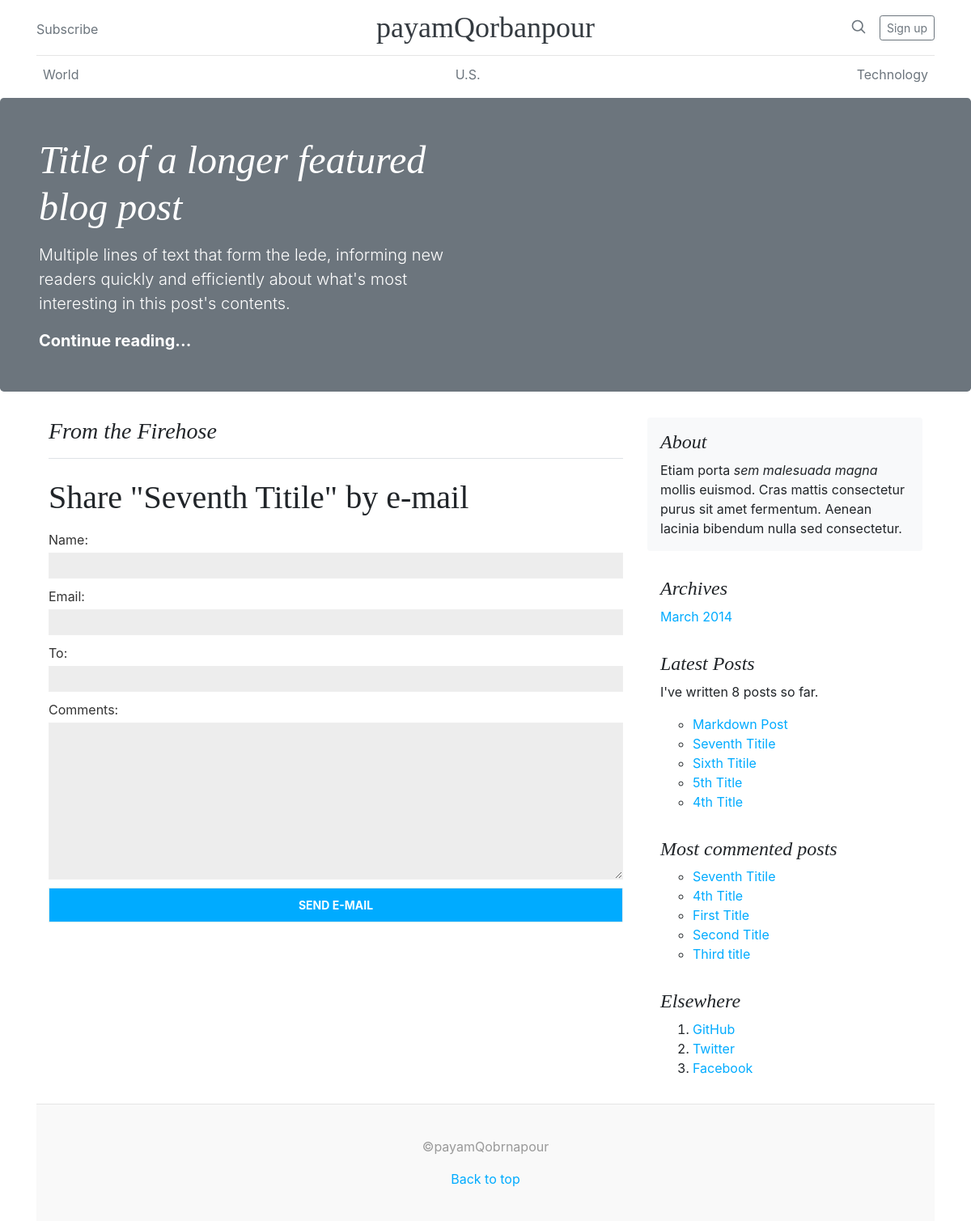
The page /blog/7/share/ on the database as committed earlier.
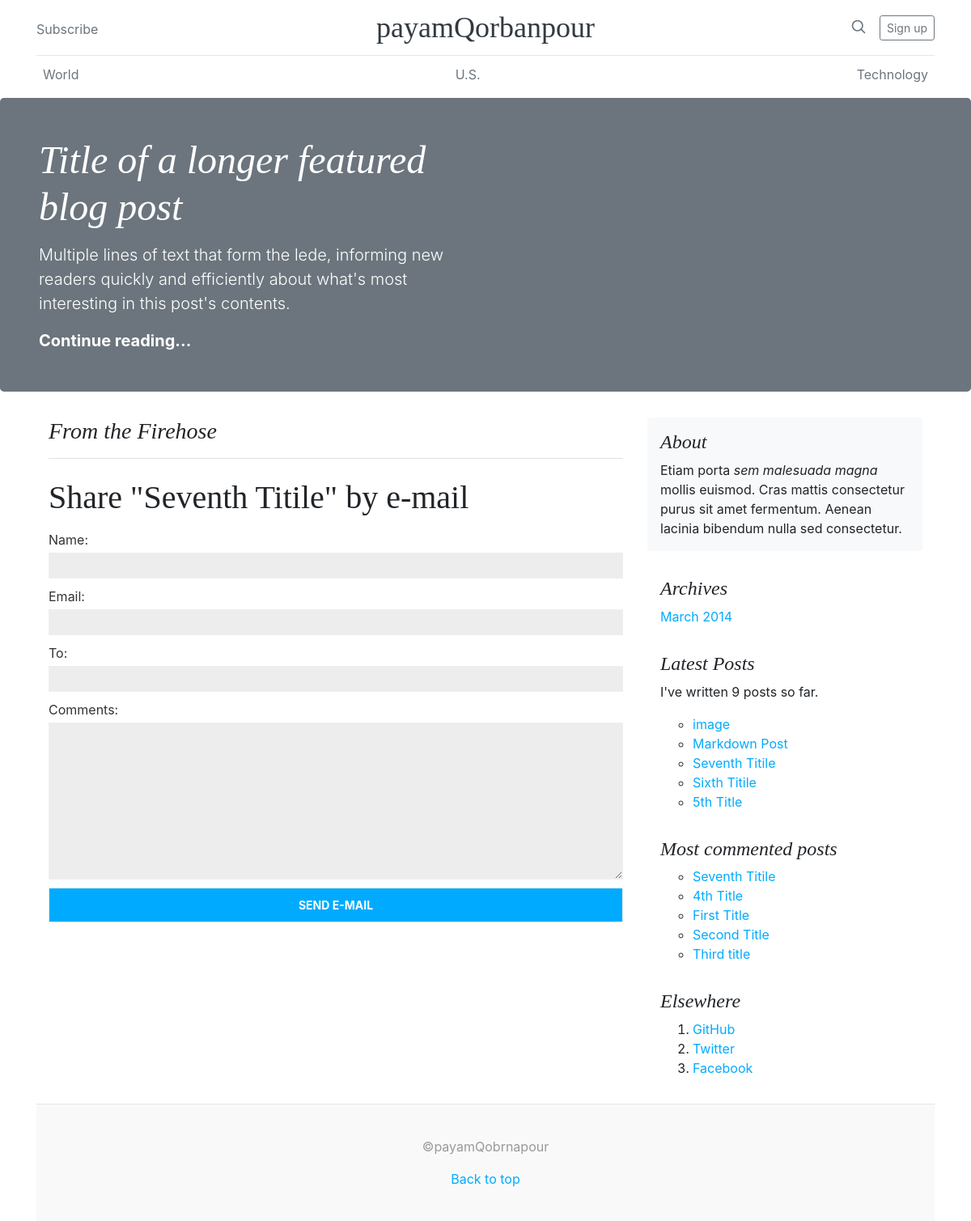
The same page on the database as committed later.
### blog/models.py (models this page shows, shortened)
class Post(models.Model):
    STATUS_CHOICES = (
        ('draft', 'Draft'),
        ('published', 'Published'),
    )
    title = models.CharField(max_length=250)
    slug = models.SlugField(max_length=250, unique_for_date='publish')
    author = models.ForeignKey(User, related_name='blog_posts', on_delete=models.CASCADE)
    image = models.FileField(upload_to=uploadLocation, null=True, blank=True)
    body = models.TextField()
    tags = TaggableManager(blank=True)
    publish = models.DateTimeField(default=timezone.now)
    created = models.DateTimeField(auto_now_add=True)
    updated = models.DateTimeField(auto_now=True)
    status = models.CharField(max_length=10, choices=STATUS_CHOICES, default='draft')
    objects = models.Manager()
    published = PublishedManager()
    class Meta:
        ordering = ('-publish',)
    def get_absolute_url(self):
        return reverse('blog:post_detail', args=[self.publish.year, self.publish.strftime('%m'), self.publish.strftime('%d'), self.slug])

### blog/views.py (the view)
# urls.py: url(r'^(?P<post_id>\d+)/share/$', views.post_share, name='post_share'),
def post_share(request, post_id):
    post = get_object_or_404(Post, id=post_id, status='published')
    sent = False
    if request.method == 'POST':
        form = EmailPostForm(request.POST)
        if form.is_valid():
            cd = form.cleaned_data
            post_url = request.build_absolute_uri(post.get_absolute_url())
            subject = '{} ({}) recommends you reading "{}"'.format(cd['name'], cd['email'], post.title)
            message = 'Read "{}" at {}\n\n{}\'s comments: {}'.format(post.title, post_url, cd['name'], cd['comments'])
            send_mail(subject, message, 'payamqorbanpour@gmail.com', [cd['to']])
            sent = True
    else:
        form = EmailPostForm()
    return render(request, 'blog/post/share.html', {'post': post, 'form': form, 'sent': sent})

### blog/forms.py
class EmailPostForm(forms.Form):
    name = forms.CharField(max_length=25)
    email = forms.EmailField()
    to = forms.EmailField()
    comments = forms.CharField(required=False, widget=forms.Textarea)

### blog/models.py (called while the page is built)
    def get_queryset(self):
        return super(PublishedManager, self).get_queryset().filter(status='published')

### blog/templatetags/blog_tags.py (called while the page is built)
@register.simple_tag
def total_posts():
    return Post.published.count()

@register.inclusion_tag('blog/post/latest_posts.html')
def show_latest_posts(count=5):
    latest_posts = Post.published.order_by('-publish')[:count]
    return {'latest_posts': latest_posts}

@register.simple_tag
def get_most_commented_posts(count=5):
    return Post.published.annotate(total_comments=Count('comments')).order_by('-total_comments')[:count]

### blog/templates/blog/post/share.html (shortened to what this page needs)
{% extends "blog/base.html" %}
{% block content %}
  {% if sent %}
    <h1>E-mail successfully sent</h1>
    <p>
      "{{ post.title }}" was successfully sent to {{ cd.to }}.
    </p>
  {% else %}
    <h1>Share "{{ post.title }}" by e-mail</h1>
    <form action="." method="post">
      {{ form.as_p }}
      <input type="submit" value="Send e-mail">
    </form>
  {% endif %}
{% endblock %}

### blog/templates/blog/base.html (shortened to what the changed rows need)
{% load blog_tags %}
{% load staticfiles %}
<!doctype html>
<html lang="en">
  <head>
    <link href="{% static "css/bootstrap.min.css" %}" rel="stylesheet">
    <link href= "{% static "css/blog.css" %}" rel="stylesheet">
    <link rel="stylesheet" href="https://cdnjs.cloudflare.com/ajax/libs/font-awesome/4.7.0/css/font-awesome.min.css">
  </head>
  <body>
      <div class="jumbotron p-3 p-md-5 bg-secondary text-white">
        <div class="col-md-6 px-0">
          <h1 class="display-4 font-italic">Title of a longer featured blog post</h1>
        </div>
      </div>
  <div class="container">
    <main role="main" class="container">
      <div class="row">
        <div class="col-md-8 blog-main">
          <h3 class="pb-3 mb-4 font-italic border-bottom">
            From the Firehose
          </h3>
          {% block content %}
          {% endblock %}
        </div>
        <aside class="col-md-4 blog-sidebar">
          <div class="p-3">
            <ol class="list-unstyled mb-0">
              <p>I've written {% total_posts %} posts so far.</p>
              {% show_latest_posts 5 %}
            </ol>
          </div>
          <div class="p-3">
            {% get_most_commented_posts as most_commented_posts %}
            <ol class="list-unstyled mb-0">
              <ul>
                {% for post in most_commented_posts %}
                  <li>
                    <a href="{{ post.get_absolute_url }}">{{ post.title }}</a>
                  </li>
                {% endfor %}
              </ul>
            </ol>
          </div>
        </aside>
      </div>
    </main>
  </body>
</html>

### blog/templates/blog/post/latest_posts.html
<ul>
  {% for post in latest_posts %}
    <li>
      <a href="{{ post.get_absolute_url }}">{{ post.title }}</a>
    </li>
  {% endfor %}
</ul>

Rows that differ between the two databases and show on the page:
no longer on one of the page's lists (row unchanged): Post: title "4th Title"
added Post: title "image", shown under "Latest Posts"
Other text that changed with them:
text no longer shown: "8"
text now shown: "9"
